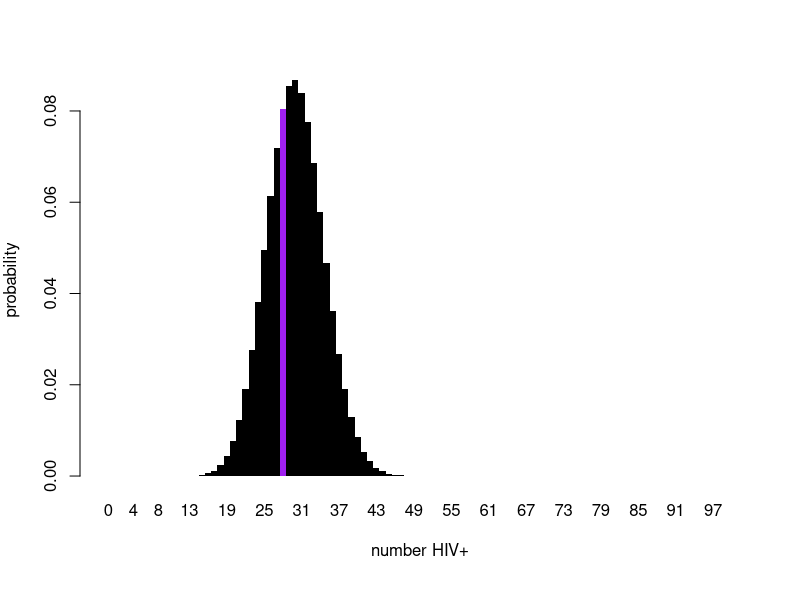
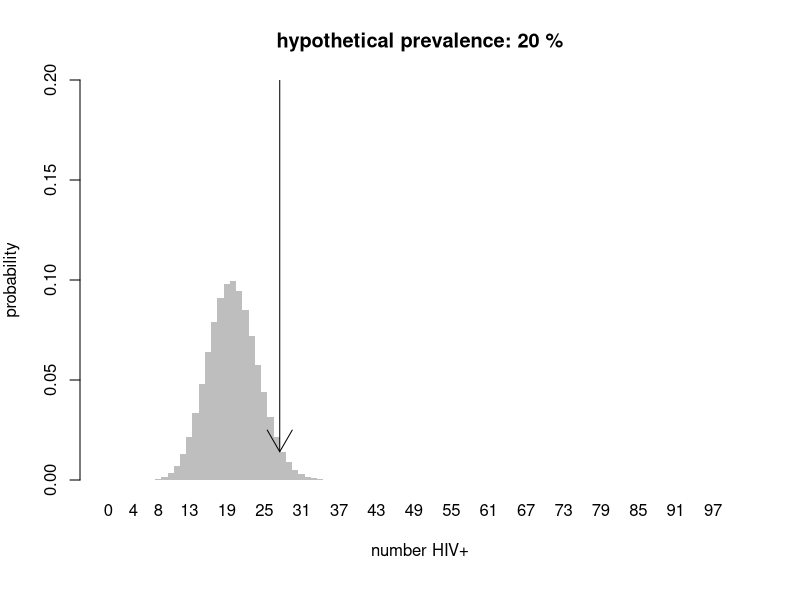
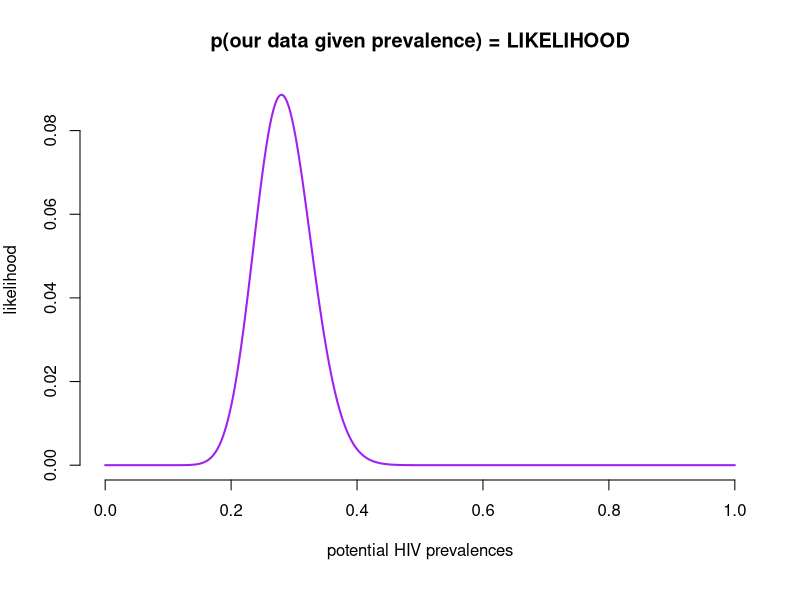
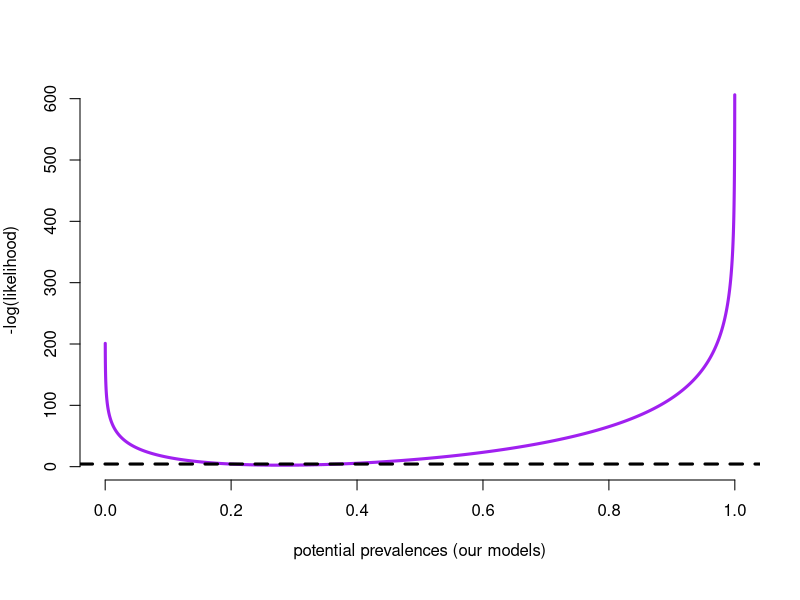
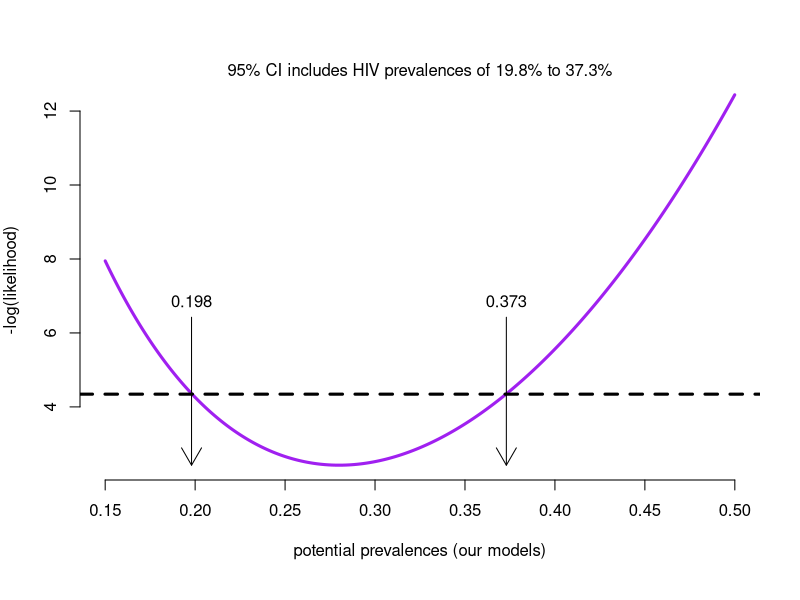
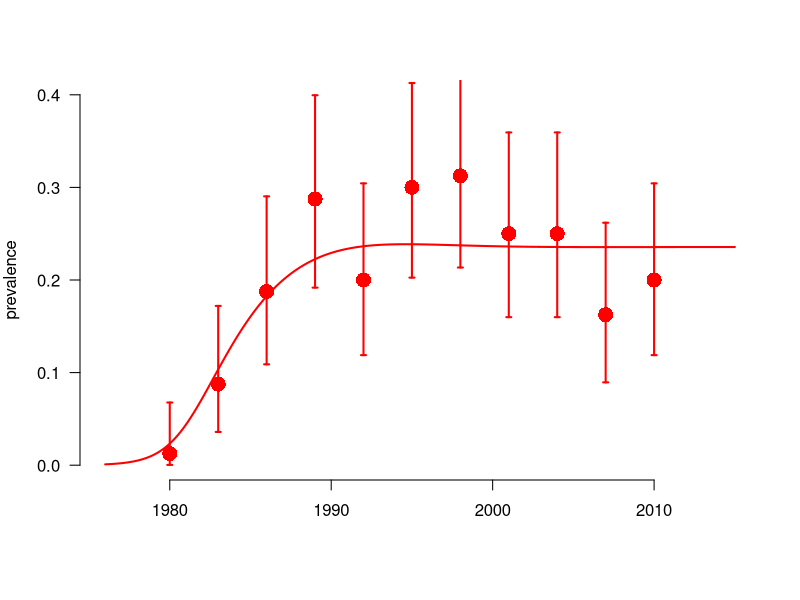
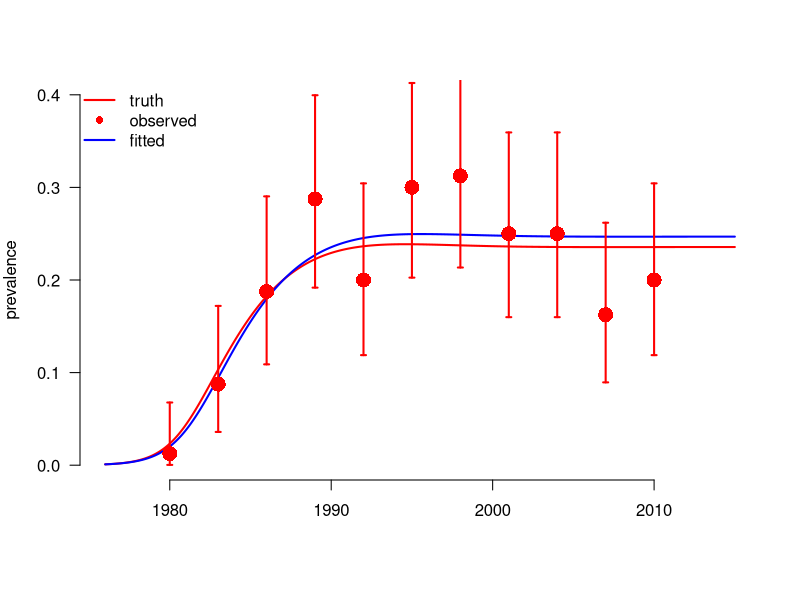
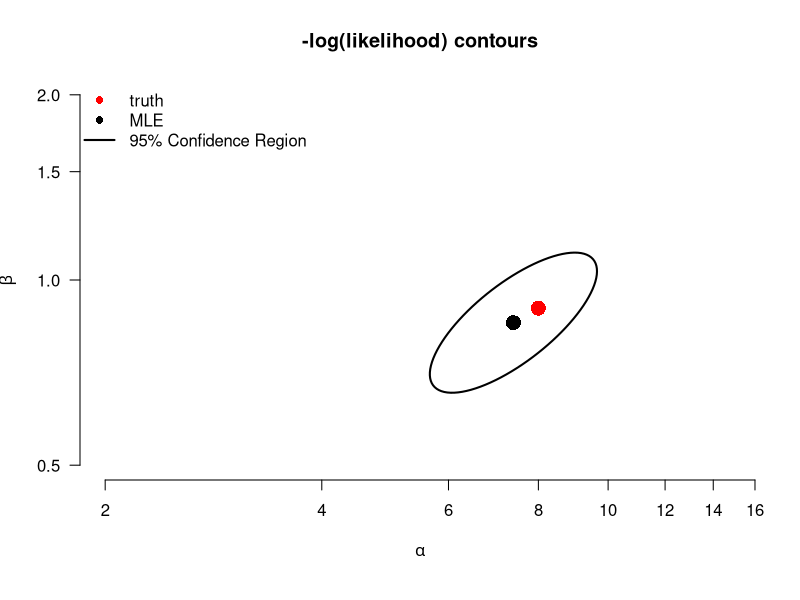

These charts were generated, in order, by the following R code:
## Introduction to Likelihood
## (C) Steve Bellan, Cari van Schalkwyk and the ICI3D team 2009–2019

## The code is made available under a Creative Commons Attribution 4.0 International License. You
## are free to reuse this code provided that you give appropriate credit, provide a link to the
## license, and indicate if changes were made. You may do so in any reasonable manner, but not in
## any way that suggests the licensor endorses you or your use. Giving appropriate credit includes
## citation of the original repository.

## Set margins for plotting.
par(mar=c(6,4,4,2))

## Say we are randomly sampling from a population of people in a town
## of size 1,000,000 and we sample 100 people from that population.
sampleSize <- 100
## Say that the true HIV prevalence in that population of size 1,000,000
## is 30%, i.e. 300,000 are HIV positive.
true.prev <- .3

## Sample from this distribution once
## samplePos <- rbinom(1,100,.3)

## You can use the above code to sample from this distribution, but
## we'll set it at 28 just so everyone is working on the same example
## for now.
samplePos <- 28
samplePrev <- samplePos/sampleSize
samplePrev

## Create a color vector for every possible number of HIV+ people we
## could have found when sampling 100 people (0:100 means 101
## possibilities). Then make the value we chose have a different
## color.
color.vec <- rep("black",sampleSize+1)
color.vec[samplePos+1] <-	"purple"

### Create a histogram of the binomial distribution function with the
### true prevalence, highlighting the value we sampled.
barplot.obj <- barplot(dbinom(0:sampleSize,size=sampleSize, prob=true.prev),
                       xlab="number HIV+", names.arg=c(0:sampleSize),
                       ylab="probability", col=color.vec, border = NA, space =0)

## A politician is claiming that HIV prevalence is 20%
## Given that we found samplePos
samplePos
## positives, would we accept or reject the hypothesis that the true prevalence is .2?
potential.prev <- .2

## Calculate the probability of getting every single possible value
## from the binomial distribtion with this hypothesized prevalence.
prob.dist <- dbinom(0:sampleSize, size=sampleSize, prob=potential.prev)
ymax <- .2
color.vec <- rep("grey",sampleSize)

## Plot the binomial distribution for N=100, and p=.2
barplot(prob.dist,
        xlab = "number HIV+",
        names.arg = c(0:sampleSize),
        ylab = "probability",
        col = color.vec ,
        border = NA,
        main = paste("hypothetical prevalence:",potential.prev*100,"%"),
        ylim = c(0,ymax),
        space = 0)

##What is the probability of observing 28/100, under this hypothesised prevalence?
dbinom(samplePos, sampleSize, potential.prev)

arrows(x0 = samplePos , y0=ymax, y1=dbinom(samplePos, sampleSize, potential.prev))

## Now do a classic test:

binom.test(samplePos, sampleSize, potential.prev, alternative = "two.sided")

## Task 1: Explain what we learn from the binom.test
## Focus on the confidence intervals; don't worry about the P value (or about the "guess" (potential.prev)

## Task 2: Repeat the above for two or three different examples
## with different hypothesized prevalence and/or samplePos
## Explain what you see.

###########################################################################
## Now let's use the Maximum Likelihood approach to construct confidence intervals.
###########################################################################

## Create a vector of potential prevalences spanning 0-1 with 10000 values
## These are all potential "null hypotheses".
potential.prev.vector <- seq(0,1, length=10000)

## The likelihood of a prevalence is the probability of observing the data given the
## hypothesized prevalence:
## L(prevalence | data) = p(data | prevalence)
likelihoods <- dbinom(samplePos, sampleSize, potential.prev.vector)

plot(potential.prev.vector, likelihoods, col = "purple", type = "l", lwd = 2,
     xlab = "potential HIV prevalences", ylab = "likelihood",
     main = "p(our data given prevalence) = LIKELIHOOD",
     bty = "n")

######################################################################
## Let's look at the negative log-likelihood which is what people
## traditionally use because it's usually easier to calculate (though
## for this example R can do all the work computationally quite
## easily).
plot(potential.prev.vector, -log(likelihoods), type = "l", col = "purple", col.main = "white",
     bty = "n", lwd = 3, xlab = "potential prevalences (our models)",
     ylab = "-log(likelihood)",  main = "we usually minimize the -log(likelihood)")

## We can use the Likelihood Ratio Test to calculate confidence intervals.
## If the logL of a hypothesised prevalence is not within the chi-squared
## alpha=.05 cutoff of the minimum logL, then we do not reject it.
chisq.crit <- qchisq(.95, df = 1)
min.l <- min(-log(likelihoods))
abline(h = min.l + chisq.crit/2, lwd = 3, lty = 2)

######################################################################
## It's hard to see this so let's zoom in on last plot for values of
## the potential prevalence between .15 and .5.

xlim <- c(.15, .5)

zoom.plot.index <- potential.prev.vector>.15 & potential.prev.vector<.5
plot(potential.prev.vector[zoom.plot.index], -log(likelihoods[zoom.plot.index]),
     type = "l", col = "purple", col.main = "white", xlim = xlim,
     bty = "n", lwd = 3, xlab = "potential prevalences (our models)",
     ylab = "-log(likelihood)",  main = "we usually minimize the -log(likelihood)")
chisq.crit <- qchisq(.95, df = 1)
chisq.crit
min.l <- min(-log(likelihoods))
ci.likelihood <- range(potential.prev.vector[-log(likelihoods) < min.l + chisq.crit/2])
abline(h = min.l + chisq.crit/2, lwd = 3, lty = 2)
## add title to the plot
ci.l <- signif(ci.likelihood[1],3)
ci.u <- signif(ci.likelihood[2],3)
mtext(paste("95% CI includes HIV prevalences of ", ci.l*100, "% to ", ci.u*100, "%", sep=""), side = 3, line =0)
arrows(ci.l, min.l + 4, ci.l, min.l, length = .2)
arrows(ci.u, min.l + 4, ci.u, min.l, length = .2)
text(ci.l, min.l + 4, ci.l,cex = 1,pos = 3)
text(ci.u, min.l + 4, ci.u,cex = 1,pos = 3)

## Compare confidence intervals calculated using binom.test() and using the Likelihood
## Ratio Test.
binom.test(samplePos, sampleSize, samplePos/sampleSize, alternative = "two.sided")

ci.likelihood

## Are the results similar?

## Task 3: Consider the following questions:

## For this example, do you think it was worth the trouble constructing Likelihood based confidence intervals (CIs)?
## Under what circumstances might you use classical tests for CIs?
## Under what circumstances would likelihood-based tests be better for CIs?













## Introduction to Likelihood 2: Fitting an SI model to an HIV epidemic with Maximum Likelihood Estimation
## Clinic on the Meaningful Modeling of Epidemiological Data
## International Clinics on Infectious Disease Dynamics and Data (ICI3D) Program
## African Institute for Mathematical Sciences, Muizenberg, RSA
## (C) Steve Bellan, 2015

######################################################################

## By the end of this tutorial you should…

## * Understand how to simulate cross-sectional prevalence data around a simulated epidemic.
## * Calculate a binomial likelihood from these prevalence data and a fully specified epidemic model.
## * Use R's "optim" function to do multivariate optimization over transformed parameter space.
## * Understand the difference betweeen SANN and Nelder-Mead algorithms
## * Create 95% CIs and contours from the hessian matrix
## * Create 95% CIs and contours based on the likelihood ratio

require(boot); require(deSolve); require(ellipse);

## Function that makes a list of disease parameters with default values

disease_params <- function(Beta = 0.9 ## transmission coefficient when prevalence is 0
	, alpha = 8 ## for transmission coefficient: decline with prevalence
  	, progRt = (1/10)*4 ## rate of of progression through each of the I classes, for 10 years total
	, birthRt = .03 ## birth rate, 3% of people give birth per year
  	, deathRt = 1/60 ## 60 year natural life expectancy
){
    return(as.list(environment()))
}


disease_params()
disease_params(Beta = .2)

initPrev <- exp(-7) ## infected at start
tseqMonth <- seq(1976, 2015, by = 1/12)
init <- c(S=1-initPrev, I1=initPrev, I2=0, I3=0, I4=0, CI = 0, CD = 0) ## modeling proportion of population
Is <- paste0('I',1:4) ## for easy indexing

## Define the SI ODE model. This model is equivalent to the third model in the HIV in Harare tutorial
## 	(though some parameters may have different names)
SImod <- function(tt, yy, parms) with(c(parms,as.list(yy)), {
    ## State variables are: S, I1, I2, I3, I4
    ## derived quantitties
    I <- I1+I2+I3+I4           ## total infected
    N <- I + S                 ## total population
    transmissionCoef <- Beta * exp(-alpha * I/N) ## Infectious contact rate
    ## state variable derivatives (ODE system)
    deriv <- rep(NA,7)
    deriv[1] <-	birthRt*N - deathRt*S - transmissionCoef*S*I/N ## Instantaneous rate of change: Susceptibles
    deriv[2] <-	transmissionCoef*S*I/N - progRt*I1 - deathRt*I1 ## Instantaneous rate of change: Infection class I1
    deriv[3] <-	progRt*I1 - progRt*I2 - deathRt*I2 ## Instantaneous rate of change:  Infection class I2
    deriv[4] <-	progRt*I2 - progRt*I3 - deathRt*I3 ## Instantaneous rate of change: Infection class I3
    deriv[5] <-	progRt*I3 - progRt*I4 - deathRt*I4 ## Instantaneous rate of change: Infection class I4
    deriv[6] <-	transmissionCoef*S*I/N ## Instantaneous rate of change: Cumulative incidence
    deriv[7] <-	progRt*I4 ## Instantaneous rate of change: Cumulative mortality
    return(list(deriv))
})

## Function to run the deterministic model simulation, based on the ODE system defined in SImod().
simEpidemic <- function(init, tseq = tseqMonth, modFunction=SImod, parms = disease_params()) {
    simDat <- as.data.frame(lsoda(init, tseq, modFunction, parms=parms))
    simDat$I <- rowSums(simDat[, Is])
    simDat$N <- rowSums(simDat[, c('S',Is)])
    simDat$P <- with(simDat, I/N)
    return(simDat)
}

## Function to 'sample' the population:
## From a simulated epidemic, measure prevalence at several time points by drawing
## cross-sectional samples of individuals at each time, testing them, and then calculating sample
## prevalence and associated binomial confidence intervals

sampleEpidemic <- function(simDat # Simulated "data" which we treat as real
	, sampleDates = seq(1980, 2010, by = 3) # Sample every 3 years
	, numSamp = rep(80, length(sampleDates)) # Number of individuals sampled at each time point
){
    prev_at_sample_times <- simDat[simDat$time %in% sampleDates, 'P']
    numPos <- rbinom(length(numSamp), numSamp, prev_at_sample_times)
    lci <- mapply(function(x,n) binom.test(x,n)$conf.int[1], x = numPos, n = numSamp)
    uci <- mapply(function(x,n) binom.test(x,n)$conf.int[2], x = numPos, n = numSamp)
    return(data.frame(time = sampleDates, numPos, numSamp, sampPrev =  numPos/numSamp,
                      lci = lci, uci = uci))
}

## Run system of ODEs for "true" parameter values
trueParms <- disease_params() # Default model parameters are defined in lines 20-26
simDat <- simEpidemic(init, parms = trueParms) # Simulated epidemic (underlying process)

par(bty='n', lwd = 2)
# Plot simulated prevalence through time:
with(simDat, plot(time, P, xlab = '', ylab = 'prevalence', type = 'l', ylim = c(0,.4), col='red', las = 1))
## Take cross-sectional sample of individuals to get prevalence estimates at multiple time points:
set.seed(1) # Initiate the random number generator (so everyone's simulation looks the same)
myDat <- sampleEpidemic(simDat) # Simulate data from the sampling process (function defined above)
points(myDat$time, myDat$sampPrev, col = 'red', pch = 16, cex = 2) # Plot sample prevalence at each time point
arrows(myDat$time, myDat$uci, myDat$time, myDat$lci, col = 'red', len = .025, angle = 90, code = 3) # Plot 95% CIs around the sample prevalences

## To start, we need to write a likelihood function that gives the probability that a given parameter set
## (Beta, alpha values) would generate the observed data. Remember that we are assuming that there is some
## true underlying epidemic curve that is deterministic and the data we observe are only noisy
## because of sampling/observation error (not because the underlying curve is also
## noisy--i.e. process error--which would be particularly likely for epidemics in small populations).

## We assume binomial sampling errors. So we can write the -log-likelihood as the probability of
## observing the observed number positive out of each sample if the prevalence is the value generated by
## a model parameterized by a given set of parameters:

## Return the negative log of likelihood by convention
nllikelihood <- function(parms = disease_params(), obsDat=myDat) {
    simDat <- simEpidemic(init, parms=parms)
    ## What are the rows from our simulation at which we have observed data?
    matchedTimes <- simDat$time %in% obsDat$time
    nlls <- -dbinom(obsDat$numPos, obsDat$numSamp, prob = simDat$P[matchedTimes], log = T)
    return(sum(nlls))
}
nllikelihood(trueParms) ## loglikelihood of the true parameters (which we usually never know)
nllikelihood(disease_params(Beta = 3, alpha = 1))  ## vs some random guessed parameters

## First look up how optim() works. The more you read through the help
## file the easier this will be!!! In particular make sure you understand that
## the first argument of optim must be the initial values of the parameters to
## be fitted (i.e. Beta & alpha) and that any other parameters to be fixed are
## given as additional arguments (in the help file under "...")
## ?optim

## Since we need to be able to easily separate fitted and fixed parameters,
## let's make a function that takes fitted and fixed parameters together and
## puts them back in a parameter list (similar to the output of
## disease_params()). We also want it to be able to take logged parameter values
## and unlog them automatically back into the parameter list, so that we can fit
## on a log scale, but run our model with the unlogged values.
subsParms <- function(fit.params, fixed.params=disease_params())
    within(fixed.params, {
        loggedParms <- names(fit.params)[grepl('log_', names(fit.params))]
        unloggedParms <- names(fit.params)[!grepl('log_', names(fit.params))]
        for(nm in unloggedParms) assign(nm, as.numeric(fit.params[nm]))
        for(nm in loggedParms) assign(gsub('log_','',nm), exp(as.numeric(fit.params[nm])))
        rm(nm, loggedParms, unloggedParms)
    })
guess.params <- c(log_Beta = log(5), log_alpha = log(8))
subsParms(guess.params, disease_params())

## Make likelihood a function of fixed and fitted parameters.
objFXN <- function(fit.params ## paramters to fit
                   , fixed.params =disease_params() ## fixed paramters
                   , obsDat=myDat) {
    parms <- subsParms(fit.params, fixed.params)
    nllikelihood(parms, obsDat = obsDat) ## then call likelihood
}
objFXN(guess.params, disease_params())

## Select initial values for fitted parameters from which optimization routine
## will start. If you select bad initial values the algorithm can get stuck on a
## bad set of parameters. You can always try the true values as a starting point
## for this problem, although that's rarely possible in real problems.

init.pars <- c(log_alpha = log(30), log_Beta = log(.1))
## We will start with SANN optimization since it is stochastic and therefore
## less likely to get stuck in a local minima. But then finish with Nelder-Mead
## optimization which is much faster.

###  NOTE: for trace >0 you see more progress report, bigger numbers show more
###  update
trace <- 3

## SANN: This is stochastic, be CAREFUL -- sometimes it gets stuck at local minima
## for unreasonble parameters. If you see this happen, run it again!
optim.vals <- optim(par = init.pars
                    , objFXN
                    , fixed.params = disease_params()
                    , obsDat = myDat
                    , control = list(trace = trace, maxit = 150)
                    , method = "SANN")
exp(unname(optim.vals$par))
trueParms[c('alpha','Beta')]

## We feed the last parameters of SANN in as the first values of Nelder-Mead
optim.vals <- optim(par = optim.vals$par
                    , objFXN
                    , fixed.params = disease_params()
                    , obsDat = myDat
                    , control = list(trace = trace, maxit = 800, reltol = 10^-7)
                    , method = "Nelder-Mead"
                    , hessian = T)
optim.vals
MLEfits <- optim.vals$par
trueParms[c('alpha','Beta')]
exp(unname(MLEfits))

log_alpha.fit <- MLEfits["log_alpha"]
log_Beta.fit <- MLEfits["log_Beta"]

## Look at the output of optim. Understand what it means. Did the algorithm
## converge? Look at ?optim to understand it.

## Plot MLE fit time series
par(bty='n', lwd = 2, las = 1)
with(simDat, plot(time, P, xlab = '', ylab = 'prevalence', type = 'l', ylim = c(0,.4), col='red'))
fitDat <- simEpidemic(init, parms = subsParms(optim.vals$par, trueParms))
with(fitDat, lines(time, P, col='blue'))
points(myDat$time, myDat$sampPrev, col = 'red', pch = 16, cex = 2)
arrows(myDat$time, myDat$uci, myDat$time, myDat$lci, col = 'red', len = .025, angle = 90, code = 3)
legend("topleft", c('truth', 'observed', 'fitted'), lty = c(1, NA, 1), pch = c(NA,16, NA),
       col = c('red', 'red', 'blue'), bty = 'n')

######################################################################
## Contour plots with the hessian
######################################################################
## The Hessian matrix gives you the curvature of the likelihood function at the maximum likelihood
## estimate (MLE) of the fitted parameters. In other words, it tells you the second derivative around
## MLE, which can be used to estimate the covariance variance matrix of the estimator. This estimate of
## the covariance varance matrix is known as the Fisher information matrix and can be obtained by
## inverting the Hessian.
fisherInfMatrix <- solve(optim.vals$hessian) ## invert the Hessian, to estimate the covar-var matrix of parameter estimates

## Initialize plot of parameters
plot(1,1, type = 'n', log = 'xy',
     ## xlim = range(alpha.seq), ylim = range(Beta.seq),
     xlim = c(2,15), ylim = c(.5,2),
     las = 1,
     xlab = expression(alpha), ylab = expression(beta),
        main = "-log(likelihood) contours", bty = "n")
## Add true parameter values to the plot
with(trueParms, points(alpha, Beta, pch = 16, cex = 2, col = 'red'))
## Add MLE to the plot
points(exp(MLEfits['log_alpha']), exp(MLEfits['log_Beta']), pch = 16, cex = 2, col = 'black')
## Add 95% contour ellipse from Hessian
lines(exp(ellipse(fisherInfMatrix, centre = MLEfits, level = .95)))
legend("topleft", c('truth', 'MLE', '95% Confidence Region'), lty = c(NA, NA, 1), pch = c(16,16, NA),
       col = c('red', 'black', 'black'), bg='white', bty = 'n')

######################################################################
## Contour plots with likelihood profiles
######################################################################
## With all other parameters fixed to their initial values, lets look at a
## contour likelihood plot over Beta and alpha.  To do this we write wrapper
## functions of log_Beta and log_alpha to feed to outer() and then
## contour(). This is confusing so make sure you understand every function.

## This function simply takes values log_Beta and log_alpha and feeds them into
## objFXN above as a single variable called logpars, you'll see why this is
## useful below.
objXalpha_Beta <- function(alpha, Beta, fixed.params = disease_params(), browse=F)
    objFXN(fit.params = c(log_alpha = log(alpha), log_Beta = log(Beta))
               , fixed.params = fixed.params)

## Now instead of giving a single argument on the log scale we give 2
## on the untransformed scale.
objFXN(c(log_alpha = log(1/5), log_Beta = log(25)))
objXalpha_Beta(1/5, 25)

## If we try to give this function multiple values of alpha and Beta,
## however, it gets confused and only analyzes the first one.
objXalpha_Beta(c(1/5:8), 25:30)

## So we "Vectorize" this function so it can take in vectors of the parameters
## and return the output. objXalpha_BetaVEC then calls on objXalpha_Beta() to
## take xx,yy as pairwise values and returns objXalpha_Beta() for all pairs
objXalpha_BetaVEC <- Vectorize(objXalpha_Beta, list("alpha", "Beta"))

## Task: Explain how the following three lines are related.
objXalpha_Beta(25, 1/5)
objXalpha_Beta(26, 1/6)
objXalpha_Beta(8, .9)
objXalpha_BetaVEC(c(25:26), c(1/5,1/6))

## Now we use the R function outer() to evaluate objXalpha_BetaVEC() over a grid
## of {alpha, Beta} combinations. This can take a long time because we have to do
## res^2 evaluations of nllikelihood(), and recall that each time we do this we are
## running lsoda() inside simEpidemic()

## Grid resolution resXres, increasing it makes contours smoother but takes a lot longer
res <- 15

## Now create a sequence of alpha values for the grid
alpha.seq <- exp(seq(log_alpha.fit-1, log_alpha.fit+1, l = res))
alpha.seq

## Now create a sequence of Beta values for the grid
Beta.seq <- exp(seq(log_Beta.fit-1, log_Beta.fit + 1, l = res))
Beta.seq

## The function outer() now evaluates objXalpha_BetaVEC on this grid. ?outer
mat <- outer(alpha.seq, Beta.seq, objXalpha_BetaVEC) # this can take a long time

## Make a contour plot that shows the confidence regions in red.  Likelihood
## Ratio Test confidence regions use the chi squared distribution cutoff with
## degrees of freedom 2 (2 parameters)
ml.val <- optim.vals$value
conf.cutoff <- ml.val + qchisq(.95,2)/2

## Show likelihood contours
par(cex = 1.2)
plot(1,1, type = 'n', log = 'xy',
     ## xlim = range(alpha.seq), ylim = range(Beta.seq),
     xlim = c(3,15), ylim = c(.5,2),
     xlab = expression(alpha), ylab = expression(beta),
        main = "-log(likelihood) contours", bty = "n")
.filled.contour(alpha.seq, Beta.seq, mat, levels = seq(min(mat), max(mat), l=20), col = topo.colors(20))
## Add contour for 95% CI from likelihood ratio
contour(alpha.seq, Beta.seq, mat, levels = c(conf.cutoff),
        col = "black", lwd = 2, labels = "", labcex = .2, add = T)
## Add contour for 95% CI from Hessian
lines(exp(ellipse(fisherInfMatrix, centre = MLEfits, level = .95)), lty = 2)
## Add MLE to the plot
points(exp(log_alpha.fit), exp(log_Beta.fit), pch = 16, cex = 1, col = 'black')
## Add true parameter values to the plot
with(trueParms, points(alpha, Beta, pch = 16, cex = 1, col = 'red'))
legend("topleft",
       c('truth', 'MLE', '95% contour (profile likelihood)', '95% contour (Fisher information matrix)')
       , lty = c(NA, NA, 1, 2), pch = c(16,16, NA, NA),
       col = c('red', rep('black',3)), bg='white', bty = 'n')
